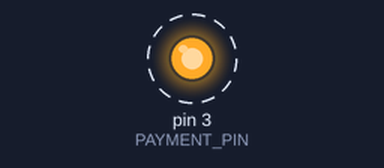
Recording of a sketch running on a simulated Arduino Uno, built with avr-gcc and run on an emulated ATmega328P. Parts: output pins drawn as LEDs (lit = HIGH). Dashed ring = blinking.

Above: at 0.03 s.
Timing chart, 0 to 3.0 s (numbered marks = the images above):
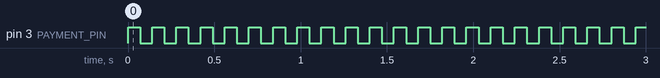

The sketch:

ArduinoEvanKale.ino
```cpp
// (licence header left out)
#define PAYMENT_PIN 3
#define ACTUATOR_SPEED 10

void setup() {
  pinMode(PAYMENT_PIN, OUTPUT);
}

void loop() {
  //Thrust
  digitalWrite(PAYMENT_PIN, HIGH);
  delay(100-(ACTUATOR_SPEED*3));
  //Retract
  digitalWrite(PAYMENT_PIN, LOW);
  delay(100-(ACTUATOR_SPEED*3));
}
```

Measured:
- by itself, pin 3 (PAYMENT_PIN): alternates HIGH for 0.07 s and LOW for 0.07 s
